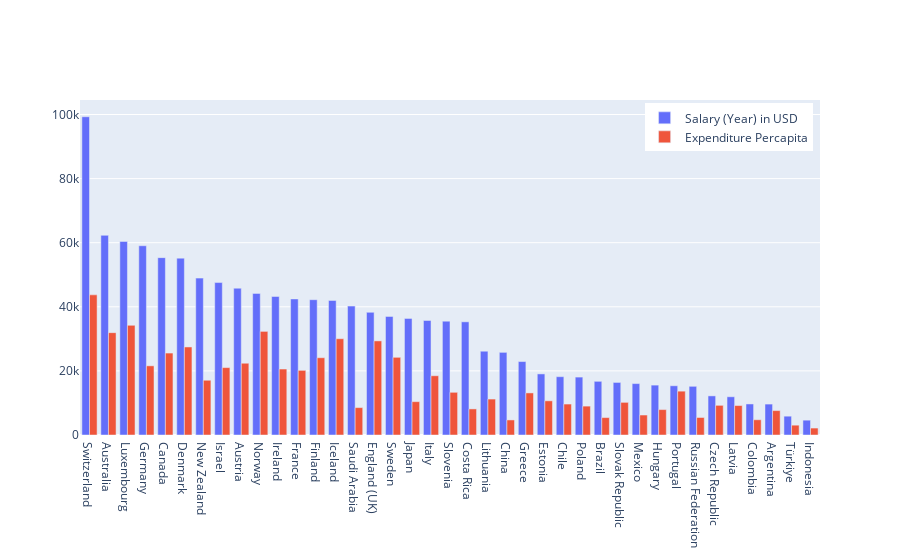

The notebook cell saved with this chart:
### Code cell
animals=['giraffes', 'orangutans', 'monkeys']

sal = go.Figure(data=[
    go.Bar(name='Salary (Year) in USD', 
           x=salary_use['country_name'], 
           y=salary_use['salary'],
           hovertemplate='Country: %{x}<br>'+
           'Salary: %{y}'+'USD'+'<br>'+
           '<extra></extra>',
           ),
    go.Bar(name='Expenditure Percapita', 
           x=salary_use['country_name'], 
           y=salary_use['expenditure_percapita'],
           customdata=salary_use['ratio'].round(2),
           hovertemplate='Country: %{x}<br>'+
           'Expenditure Percapita: %{y}'+'USD'+'<br>'+
           'Ratio: %{customdata}'+'%'+
           '<extra></extra>',
           )],
                )
# Change the bar mode
sal.update_layout(barmode='group',
                  legend=dict(
                      yanchor='top',
                      y=0.99,
                      xanchor='right',
                      x=0.99
                  ))
sal.show()

### Figure 1 — Plotly figure (JSON) as saved in the notebook; plotly's stock layout.template omitted (floating-point values rounded to 4 significant figures)
{"data": [{"hovertemplate": "Country: %{x}<br>Salary: %{y}USD<br><extra></extra>", "name": "Salary (Year) in USD", "type": "bar", "x": ["Switzerland", "Australia", "Luxembourg", "Germany", "Canada", "Denmark", "New Zealand", "Israel", "Austria", "Norway", "Ireland", "France", "Finland", "Iceland", "Saudi Arabia", "England (UK)", "Sweden", "Japan", "Italy", "Slovenia", "Costa Rica", "Lithuania", "China", "Greece", "Estonia", "Chile", "Poland", "Brazil", "Slovak Republic", "Mexico", "Hungary", "Portugal", "Russian Federation", "Czech Republic", "Latvia", "Colombia", "Argentina", "Türkiye", "Indonesia"], "y": [99302, 62300, 60390.0, 59050.0, 55345, 55184, 48949, 47568, 45810.0, 44189, 43220.0, 42460.0, 42220.0, 41990.0, 40224, 38280.0, 37000, 36384, 35740.0, 35500.0, 35316, 26140.0, 25790.0, 22920.0, 19060.0, 18190.0, 18068, 16750.0, 16400.0, 16044, 15564, 15360.0, 15192, 12203, 11930.0, 9684, 9647, 5872.0, 4630.0]}, {"customdata": [0.44, 0.51, 0.57, 0.37, 0.46, 0.5, 0.35, 0.44, 0.49, 0.73, 0.48, 0.48, 0.57, 0.72, 0.21, 0.77, 0.66, 0.29, 0.52, 0.38, 0.23, 0.43, 0.18, 0.57, 0.56, 0.53, 0.5, 0.32, 0.62, 0.39, 0.51, 0.89, 0.36, 0.76, 0.77, 0.49, 0.79, 0.52, 0.47], "hovertemplate": "Country: %{x}<br>Expenditure Percapita: %{y}USD<br>Ratio: %{customdata}%<extra></extra>", "name": "Expenditure Percapita", "type": "bar", "x": ["Switzerland", "Australia", "Luxembourg", "Germany", "Canada", "Denmark", "New Zealand", "Israel", "Austria", "Norway", "Ireland", "France", "Finland", "Iceland", "Saudi Arabia", "England (UK)", "Sweden", "Japan", "Italy", "Slovenia", "Costa Rica", "Lithuania", "China", "Greece", "Estonia", "Chile", "Poland", "Brazil", "Slovak Republic", "Mexico", "Hungary", "Portugal", "Russian Federation", "Czech Republic", "Latvia", "Colombia", "Argentina", "Türkiye", "Indonesia"], "y": [43730.0, 31930.0, 34220.0, 21590.0, 25570.0, 27470.0, 17080.0, 21030.0, 22390.0, 32330.0, 20590.0, 20170.0, 24110.0, 30040.0, 8548.0, 29360.0, 24240.0, 10400.0, 18490.0, 13320.0, 8142.0, 11220.0, 4699.0, 13130.0, 10660.0, 9658.0, 9010.0, 5432.0, 10190.0, 6231.0, 7931.0, 13680.0, 5464.0, 9255.0, 9191.0, 4754.0, 7613.0, 3063.0, 2166.0]}], "layout": {"barmode": "group", "legend": {"x": 0.99, "xanchor": "right", "y": 0.99, "yanchor": "top"}}}
